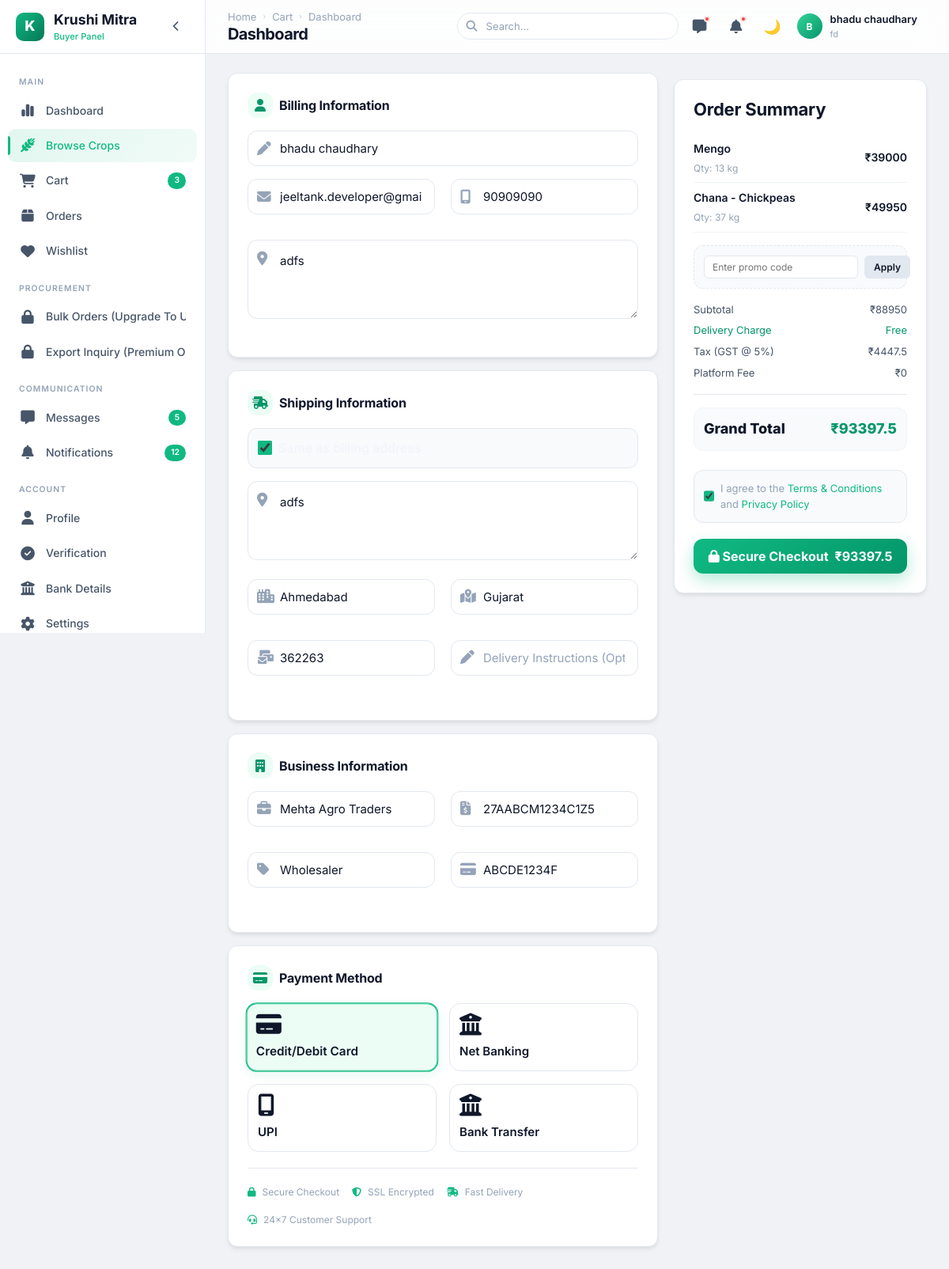
/buyer/checkout/ (signed in), run on an earlier commit of the app's database.
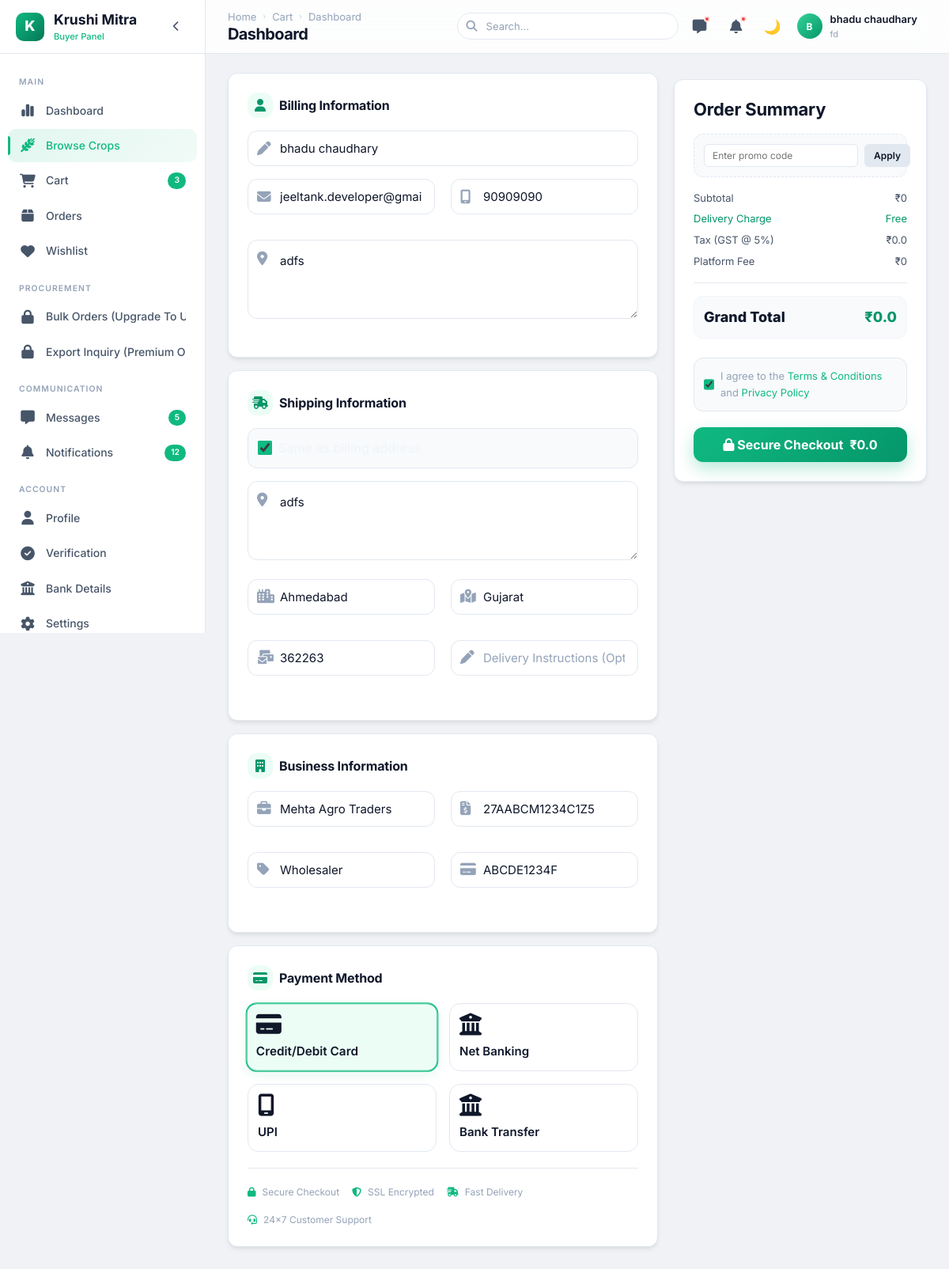
And on a later commit of the database.
### buyer/models.py (models this page shows, shortened)
class CartItem(models.Model):
    cart = models.ForeignKey(Cart,on_delete=models.CASCADE,related_name='items')
    crop = models.ForeignKey(crop,on_delete=models.CASCADE,related_name='crop')
    quantity = models.PositiveIntegerField(default=1)
    added_at = models.DateTimeField(auto_now_add=True)
    class Meta:
        unique_together = ('cart', 'crop')
    @property
    def subtotal(self):
        return self.crop.price * self.quantity

class Cart(models.Model):
    user = models.OneToOneField(
        User,
        on_delete=models.CASCADE,
        related_name='cart'
    )
    tax_per = models.IntegerField(blank=True, null=True,default=5)
    total_kg = models.IntegerField(blank=True, null=True)
    cart_limit = models.IntegerField(blank=True, null=True,default=1000)
    created_at = models.DateTimeField(auto_now_add=True)
    updated_at = models.DateTimeField(auto_now=True)
    @property
    def total_price(self):
        return sum(item.subtotal for item in self.items.all())
    @property
    def tax(self):
        return (self.total_price * self.tax_per) / 100
    @property
    def final_price(self):
        return self.total_price + self.tax

### farmer/models.py (models this page shows, shortened)
class crop(models.Model):
    CATEGORY_CHOICES = (
        ('grain cereals', 'Grain cereals'),
        ('vegetables', 'Vegetables'),
        ('fruits', 'Fruits'),
        ('pulses', 'Pulses'),
        ('spices', 'Spices'),
        ('cotton', 'Cotton'),
    )
    user = models.ForeignKey(User,on_delete=models.CASCADE,related_name="seller")
    cropname = models.CharField(max_length=20)
    category = models.CharField(max_length=20 , choices = CATEGORY_CHOICES)
    quantity = models.IntegerField()
    price = models.IntegerField()
    description = models.TextField(null=True, blank=True)
    image = models.FileField(upload_to='crop/images/', null=True, blank=True)
    is_approved = models.BooleanField(default=False)
    created_at = models.DateTimeField(auto_now_add=True)

### farmer/views.py (the view)
        def wrapper(request, *args, **kwargs):
            if "contact" in request.session:
                try:
                    user = User.objects.get(contact=request.session['contact'])
                    request.uid = user
                    if user.role not in allowed_roles:
                        messages.error(request, "Access Denied")
                        return redirect('login')
                    return view_function(request, *args, **kwargs)
                except User.DoesNotExist:
                    return redirect('login')
            return redirect('login')

### farmer/views.py (called while the page is built)
def check_login(allowed_roles):
    def decorator(view_function):
        def wrapper(request, *args, **kwargs):
            if "contact" in request.session:
                try:
                    user = User.objects.get(contact=request.session['contact'])
                    request.uid = user
                    if user.role not in allowed_roles:
                        messages.error(request, "Access Denied")
                        return redirect('login')
                    return view_function(request, *args, **kwargs)
                except User.DoesNotExist:
                    return redirect('login')
            return redirect('login')
        return wrapper
    return decorator

### buyer/templates/buyer/checkout.html (shortened to what the changed rows need)
<!DOCTYPE html>
{% load static %}
<html lang="en" data-theme="light">
<head>
  <link rel="stylesheet" href="{% static 'buyer/css/style.css' %}">
  <link rel="stylesheet" href="{% static 'buyer/css/checkout.css' %}">
  <link rel="stylesheet" href="https://cdnjs.cloudflare.com/ajax/libs/font-awesome/6.4.0/css/all.min.css">
</head>
<body>
  <div class="app-layout">
    <div class="main-wrapper">
      <header class="navbar">
        <div class="navbar-left"><button class="mobile-menu-btn"></button>
          <div>
            <h1 class="page-title">Checkout</h1>
          </div>
        </div>
      </header>
            <main class="main-content">
        <div class="checkout-layout">
          <div class="checkout-summary">
            <div class="premium-card summary-card" style="padding: 24px;">
              {%for item in cart_items%}
                <div class="product-row">
                  <div class="product-info">
                    <div class="product-name">{{item.crop.cropname}}</div>
                    <div class="product-meta">Qty: {{item.quantity}} kg</div>
                  </div>
                  <div class="product-price">₹{{item.subtotal}}</div>
                </div>
                {%endfor%}
              <div class="pricing-breakdown">
                <div class="pricing-row">
                  <span>Subtotal</span>
                  <span>₹{{cart.total_price}}</span>
                </div>
                <div class="pricing-row">
                  <span>Tax (GST @ {{cart.tax_per}}%)</span>
                  <span>₹{{cart.tax}}</span>
                </div>
              </div>
              <div class="total-box">
                <div class="final-total-row">
                  <span>Grand Total</span>
                  <span class="amount" id="grand-total">₹{{cart.final_price}}</span>
                </div>
              </div>
              <button type="button" class="btn-place-order" id="placeOrderBtn" onclick="submitOrder()">
                <span><i class="fa-solid fa-lock"></i> Secure Checkout</span>
                <span id="btn-total">₹{{cart.final_price}}</span>
              </button>
            </div>
          </div>
        </div>
      </main>
    </div>
  </div>
</body>
</html>

What changed in the data, as far as the page shows it:
removed CartItem: crop.cropname "Mengo", quantity "13", subtotal "39000"
removed CartItem: crop.cropname "Chana - Chickpeas", quantity "37", subtotal "49950"
changed Cart: total_price "88950" → "0"; tax "4447.5" → "0.0"; final_price "93397.5" → "0.0"
